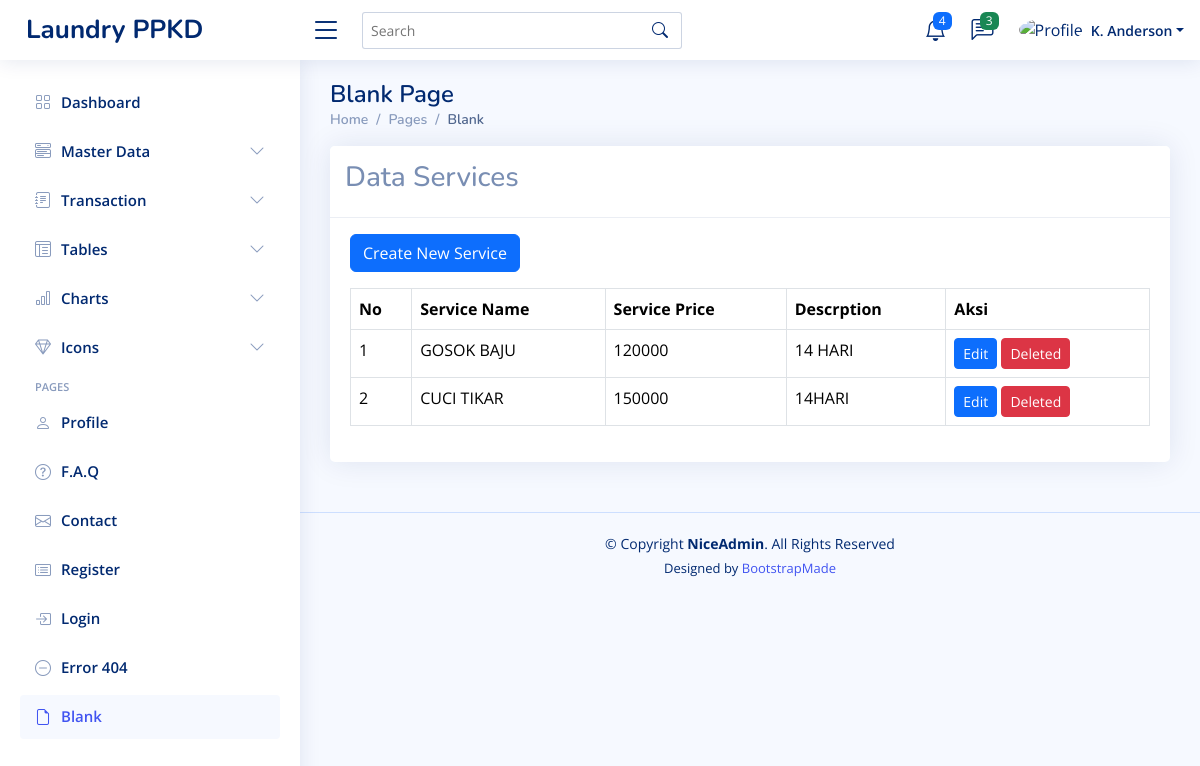
Page /dashboard.php?page=service on the committed database.
### tables this page shows
CREATE TABLE `services` (
  `id` int(11) NOT NULL,
  `service_name` varchar(50) NOT NULL,
  `service_price` int(10) NOT NULL,
  `service_desc` text DEFAULT NULL,
  `created_at` timestamp NOT NULL DEFAULT current_timestamp(),
  `updated_at` timestamp NULL DEFAULT NULL ON UPDATE current_timestamp()
);

### content/service.php (the view, shortened to what this page needs)
<?php
$queryService = mysqli_query($koneksi, "SELECT * FROM services ORDER BY id DESC");
?>
<form action="" method="POST">
  <div class="row">
    <div class="col-sm-12">
      <div class="card">
        <div class="card-header">
          <h3>Data Services</h3>
        </div>
        <div class="card-body">
          <div class="mb-3 mt-3">
            <a href="?page=add-service" class="btn btn-primary">Create New Service</a>
          </div>
          <table class="table table-bordered">
            <thead>
              <tr>
                <th>No</th>
                <th>Service Name</th>
                <th>Service Price</th>
                <th>Descrption</th>
                <th>Aksi</th>
              </tr>
            </thead>
            <tbody>
              <?php $no = 1;
              foreach ($queryService as $row) : ?>
                <tr>
                  <td><?php echo $no++ ?></td>
                  <td><?php echo $row['service_name'] ?></td>
                  <td><?php echo $row['service_price'] ?></td>
                  <td><?php echo $row['service_desc'] ?></td>
                  <td>
                    <a href="?page=add-service&edit=<?php echo $row['id'] ?>" class="btn btn-primary btn-sm">Edit</a>
                    <a href="?page=service&delete=<?php echo $row['id'] ?>" onclick="return confirm('Gueeee apushhh nichhh ngabbbss')" class="btn btn-danger btn-sm">Deleted</a>
                  </td>
                </tr>
              <?php endforeach ?>
            </tbody>
          </table>
        </div>
      </div>
    </div>
  </div>
</form>

### assets/css/style.css (style rules this page uses)
:root { scroll-behavior: smooth; }
body { font-family: "Open Sans", sans-serif; background: #f6f9ff; color: #444444; }
h1, h2, h3, h4, h5, h6 { font-family: "Nunito", sans-serif; }
.card { margin-bottom: 30px; border: none; border-radius: 5px; box-shadow: 0px 0 30px rgba(1, 41, 112, 0.1); }
.card-header, .card-footer { border-color: #ebeef4; background-color: #fff; color: #798eb3; padding: 15px; }
.card-body { padding: 0 20px 20px 20px; }

### rows in the picture
services: service_name "GOSOK BAJU", service_price "120000", service_desc "14 HARI"
services: service_name "CUCI TIKAR", service_price "150000", service_desc "14HARI"
